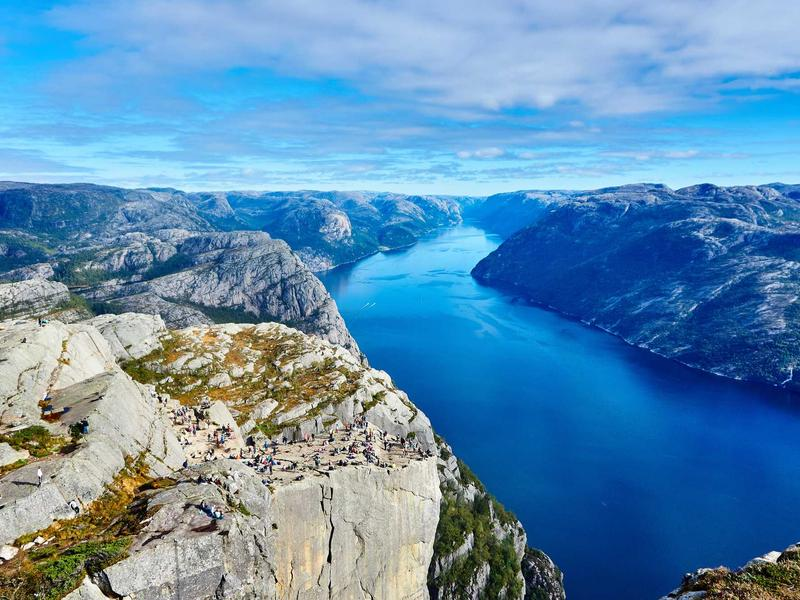
#> input picture data/clear/picsum_1015.jpg, 800 x 600 px
$ python -i sky.py   (imports and definitions only)   (older library calls are emulated)
#> lines starting #> are read from the running program, lines starting #| are printed output that depends on the picture; after the words box and inside, x2 and y2 are one past the last pixel; in counts of white or black regions, pixels touching at a corner belong together
#> further down, picture is the input picture: shape (600, 800, 3); mean B, G, R 177.7, 141.7, 94.5
import cv2
import numpy as np


def dark_channel(img, patch=15):
    """求暗通道：三通道取最小后做最小值滤波。"""
    dc = img.min(axis=2)
    kernel = cv2.getStructuringElement(cv2.MORPH_RECT, (patch, patch))
    return cv2.erode(dc, kernel)


def atmospheric_light_dark(img, dark):
    """原论文的做法：暗通道最亮 0.1% 像素的颜色均值。"""
    n = max(int(dark.size * 0.001), 1)
    idx = np.argpartition(dark.ravel(), -n)[-n:]
    return img.reshape(-1, 3)[idx].mean(axis=0)


def sky_mask(img):
    """用亮度、饱和度、局部方差和位置做一个粗略天空掩膜。

    返回二值掩膜 keep 和经过高斯模糊的软掩膜 soft。
    天空面积太小的时候，调用方应该回退到原来的大气光估计。
    """
    h, w = img.shape[:2]
#> h = 600; w = 800
    gray = cv2.cvtColor(img, cv2.COLOR_BGR2GRAY)
    mx = img.max(axis=2)
    mn = img.min(axis=2)
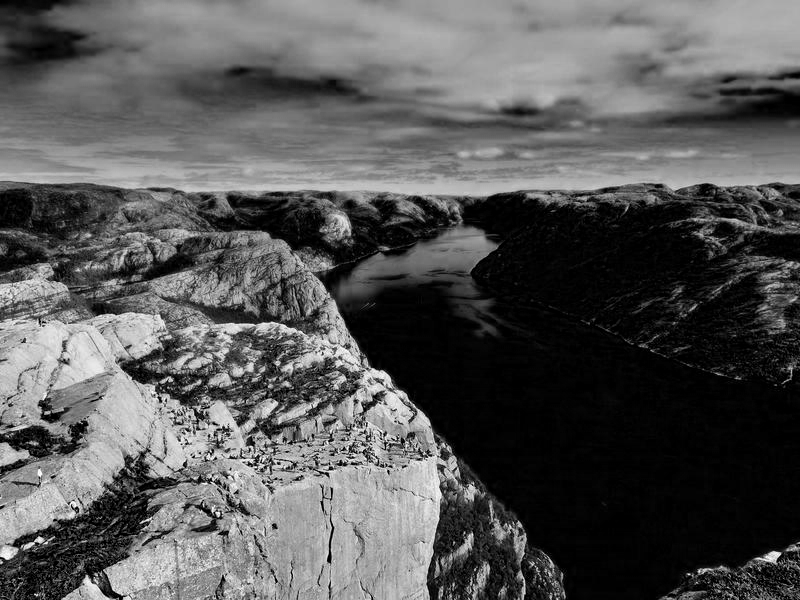
#> mn: shape (600, 800); min 0, max 255, mean 87.2
    sat = (mx - mn) / np.maximum(mx, 1e-6)
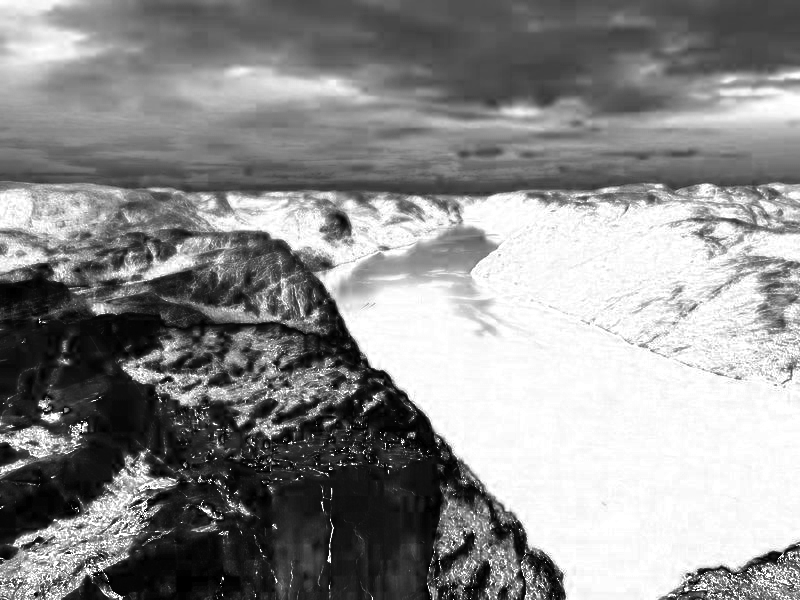
#> sat: shape (600, 800) float64; min 0, max 1, mean 0.554

    mean = cv2.boxFilter(gray, cv2.CV_32F, (15, 15), borderType=cv2.BORDER_REFLECT)
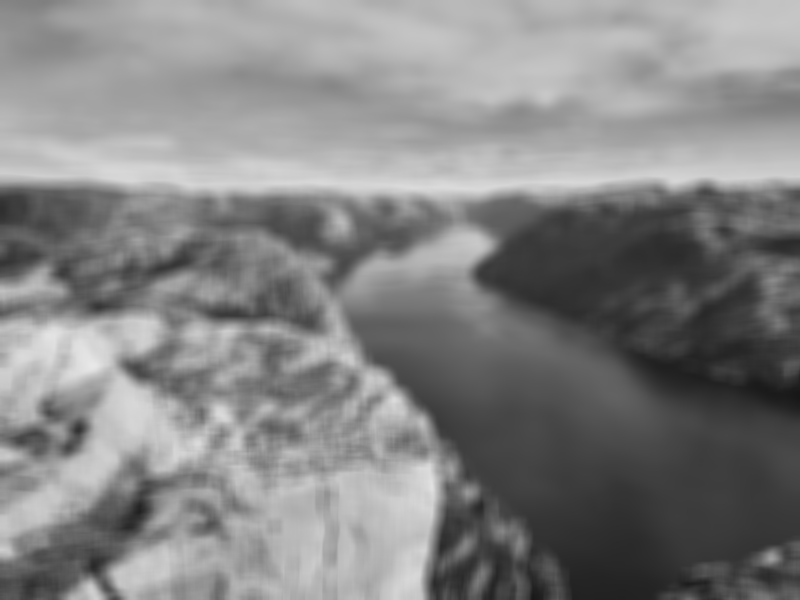
#> mean: shape (600, 800) float32; min 23.16, max 232.4, mean 131.7
    mean2 = cv2.boxFilter(gray * gray, cv2.CV_32F, (15, 15), borderType=cv2.BORDER_REFLECT)
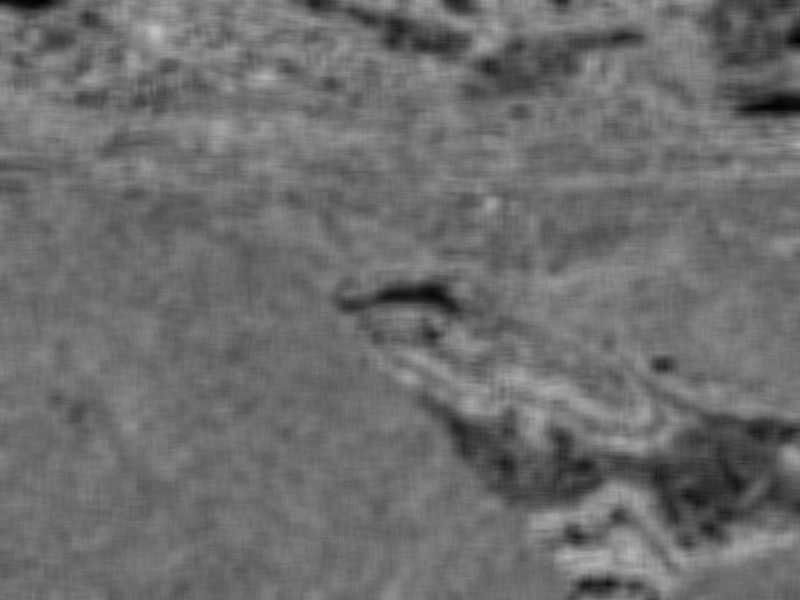
#> mean2: shape (600, 800) float32; min 3.68, max 194.6, mean 109.6
    std = np.sqrt(np.maximum(mean2 - mean * mean, 0))
#> std: shape (600, 800) float32; every value is 0

    yy = np.arange(h, dtype=np.float32)[:, None] / max(h - 1, 1)
#> yy = 600 values from 0 to 1
    cand = ((yy < 0.55) & (sat < 0.35) & (mx > 0.55) & (std < 0.06)).astype(np.uint8)
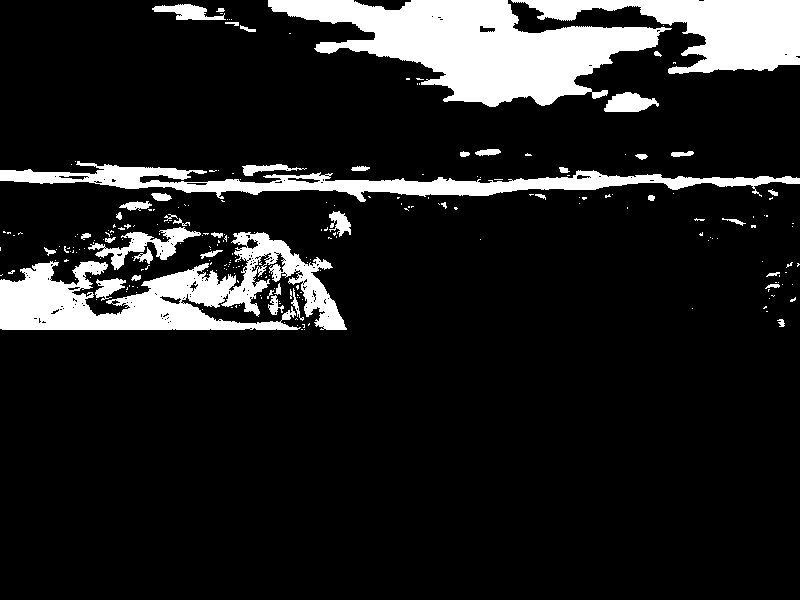
#> cand: shape (600, 800); values 0 (black) and 1 (white), 13.1% white; 246 white regions (202 under 20 px), largest, box (x1, y1, x2, y2) and area: (268, 0, 672, 107) 21009, (0, 232, 347, 330) 15391, (511, 0, 800, 74) 9995

    # 先闭后开，补掉亮云的小洞，再去掉零碎点
    cand = cv2.morphologyEx(cand, cv2.MORPH_CLOSE, np.ones((9, 9), np.uint8))
#> cand: shape (600, 800); values 0 (black) and 1 (white), 15.3% white; 33 white regions (17 under 20 px), largest, box (x1, y1, x2, y2) and area: (0, 161, 800, 330) 37992, (268, 0, 800, 112) 32799, (152, 0, 256, 32) 892
    cand = cv2.morphologyEx(cand, cv2.MORPH_OPEN, np.ones((5, 5), np.uint8))
#> cand: shape (600, 800); values 0 (black) and 1 (white), 15% white; 15 white regions, largest, box (x1, y1, x2, y2) and area: (268, 0, 800, 112) 32625, (0, 214, 345, 330) 24579, (0, 161, 775, 211) 12731

    n, labels, stats, _ = cv2.connectedComponentsWithStats(cand, 8)
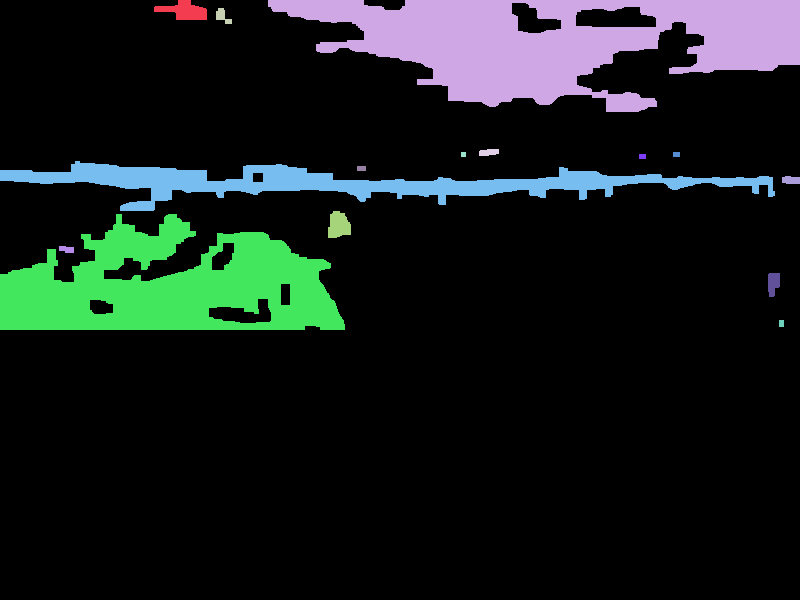
#> labels: shape (600, 800) int32; 16 distinct labels, from 0 to 15; one colour per label, 0 black
#> n = 16; stats = 16 rows, first 6: [0, 0, 800, 600, 408069], [154, 0, 53, 20, 638], [268, 0, 532, 112, 32625], [216, 8, 16, 16, 135], [479, 149, 20, 7, 118], [461, 152, 5, 5, 25]
    keep = np.zeros_like(cand)
    top_limit = max(1, int(0.02 * h))
#> top_limit = 12
    for i in range(1, n):
        x, y, ww, hh, area = stats[i]
        if area >= 0.02 * h * w and y <= top_limit:
            keep[labels == i] = 1
#> this loop made 15 passes
#> (x, y, ww, hh, area) on passes 1 to 12: (154, 0, 53, 20, 638), (268, 0, 532, 112, 32625), (216, 8, 16, 16, 135), (479, 149, 20, 7, 118), (461, 152, 5, 5, 25), (673, 152, 7, 5, 35), (639, 154, 7, 5, 35), (0, 161, 775, 50, 12731), (357, 166, 9, 5, 45), (782, 176, 18, 8, 128), (328, 211, 23, 27, 482), (0, 214, 345, 116, 24579)
#> keep: shape (600, 800); values 0 (black) and 1 (white), 6.8% white; 1 white region, box (x1, y1, x2, y2) and area: (268, 0, 800, 112) 32625

    soft = cv2.GaussianBlur(keep.astype(np.float32), (0, 0), 7)
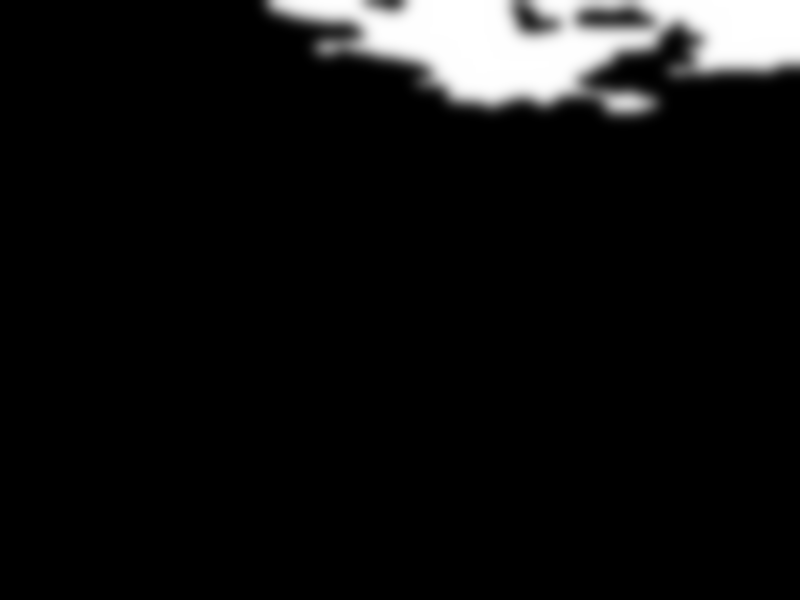
#> soft: shape (600, 800) float32; min 0, max 1, mean 0.0679
    return keep, soft


def atmospheric_light_sky(img, gray, keep):
    """在天空区域里取最亮 10% 像素的颜色均值。"""
    vals = gray[keep == 1]
    if vals.size == 0:
        return None
    thr = np.percentile(vals, 90)
    sel = (keep == 1) & (gray >= thr)
    return img[sel].mean(axis=0)

>>> import cv2
>>> picture = cv2.imread('../data/clear/picsum_1015.jpg')
>>> result = sky_mask(picture)

$ run again, on data/clear/picsum_1016.jpg
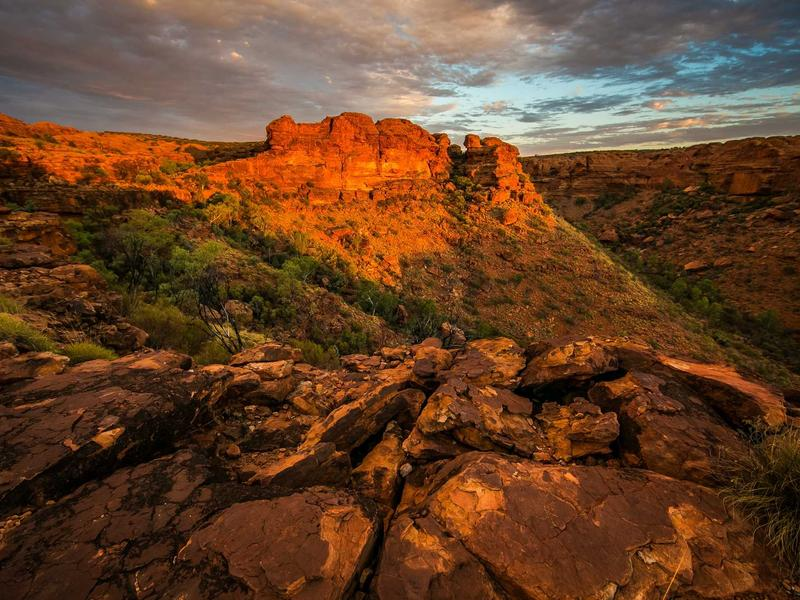
#> input picture data/clear/picsum_1016.jpg, 800 x 600 px
#> picture is the input picture: shape (600, 800, 3); mean B, G, R 41.1, 66.6, 102.4
#> in sky_mask, `n, labels, stats, _ = cv2.connectedComponentsWithStats(cand, 8)`:
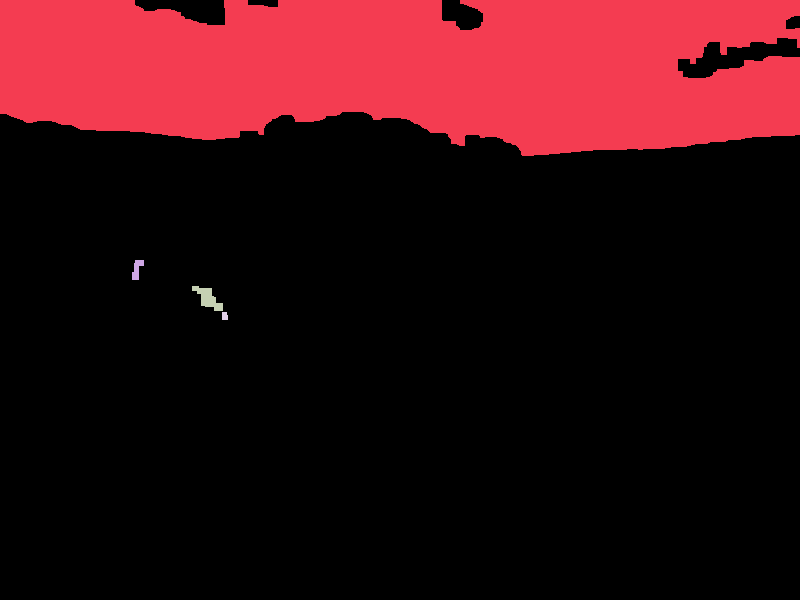
#> labels: shape (600, 800) int32; 5 distinct labels, from 0 to 4; one colour per label, 0 black
#> n = 5; stats = [[0, 0, 800, 600, 376765], [0, 0, 800, 156, 102683], [132, 260, 12, 20, 143], [192, 286, 31, 25, 364], [222, 312, 6, 8, 45]]
#> the loop in sky_mask, `for i in range(1, n):` made 4 passes
#> in sky_mask, `soft = cv2.GaussianBlur(keep.astype(np.float32), (0, 0), 7)`:
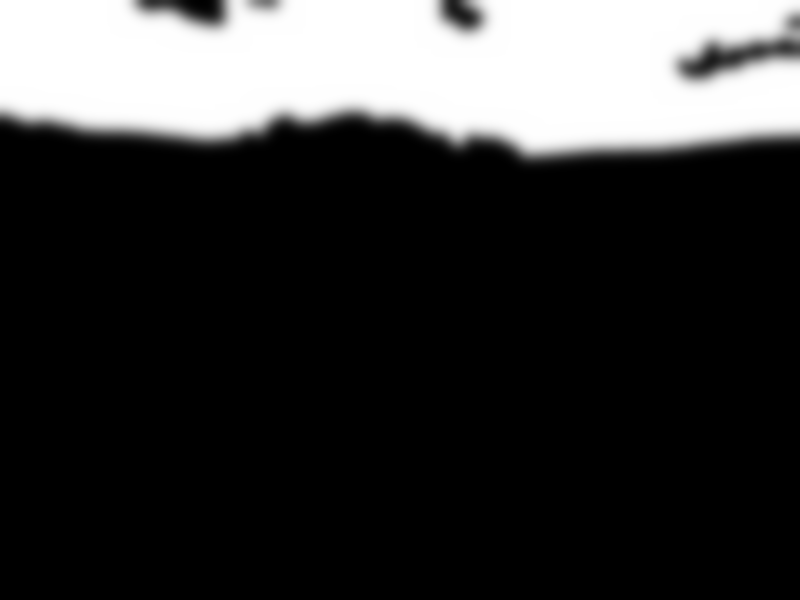
#> soft: shape (600, 800) float32; min 0, max 1, mean 0.214

$ run again, on data/clear/picsum_1019.jpg
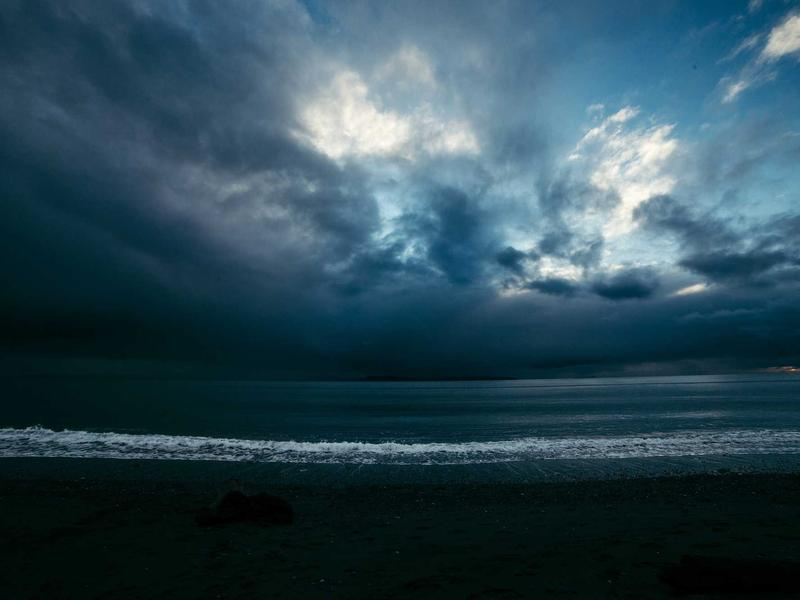
#> input picture data/clear/picsum_1019.jpg, 800 x 600 px
#> picture is the input picture: shape (600, 800, 3); mean B, G, R 86.1, 73.5, 45.4
#> in sky_mask, `cand = ((yy < 0.55) & (sat < 0.35) & (mx > 0.55) & (std < 0.06)).astyp..`:
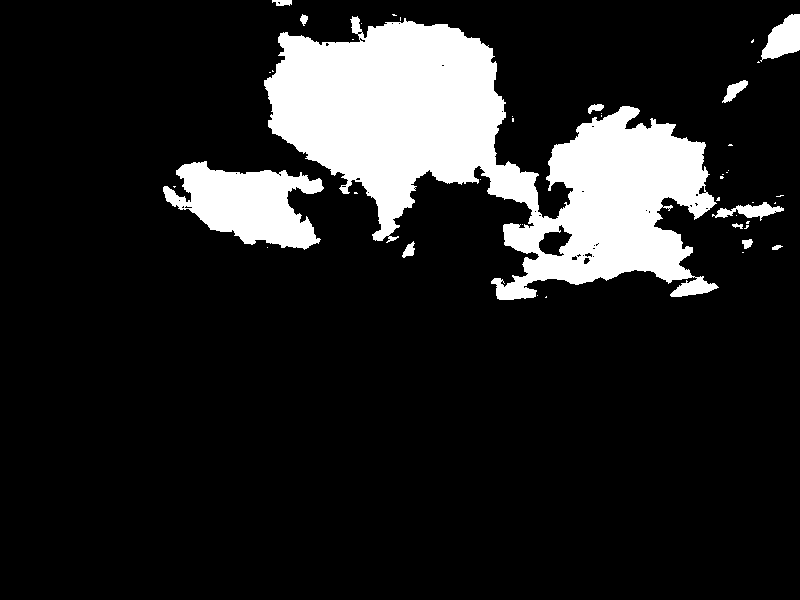
#> cand: shape (600, 800); values 0 (black) and 1 (white), 14.4% white; 44 white regions (32 under 20 px), largest, box (x1, y1, x2, y2) and area: (264, 16, 719, 300) 58202, (163, 161, 324, 250) 8267, (760, 14, 800, 62) 1152
#> in sky_mask, `n, labels, stats, _ = cv2.connectedComponentsWithStats(cand, 8)`:
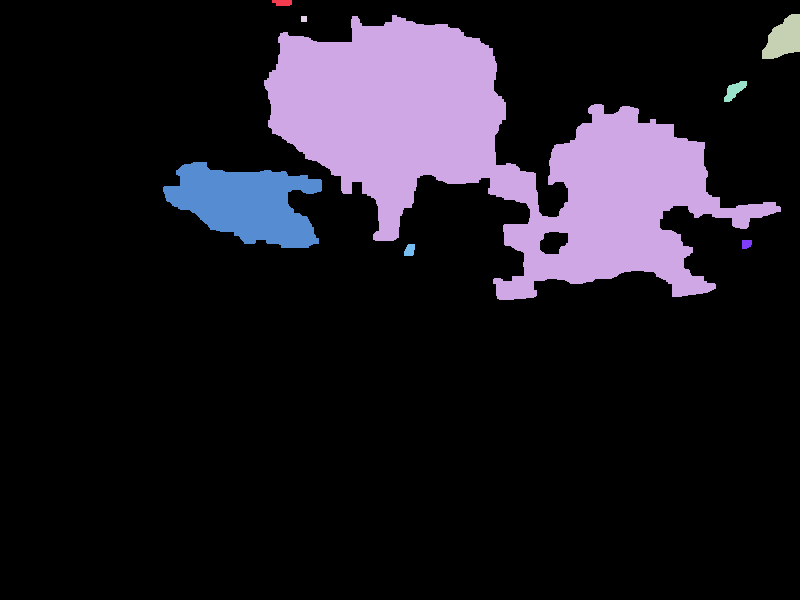
#> labels: shape (600, 800) int32; 9 distinct labels, from 0 to 8; one colour per label, 0 black
#> n = 9; stats = [[0, 0, 800, 600, 408251], [272, 0, 20, 6, 106], [264, 15, 517, 285, 61445], [762, 14, 38, 45, 1155], [301, 16, 6, 6, 36], [724, 81, 23, 21, 250], [163, 162, 159, 86, 8568], [742, 240, 10, 9, 80], [404, 244, 11, 12, 109]]
#> the loop in sky_mask, `for i in range(1, n):` made 8 passes
#> soft: shape (600, 800) float32; every value is 0
